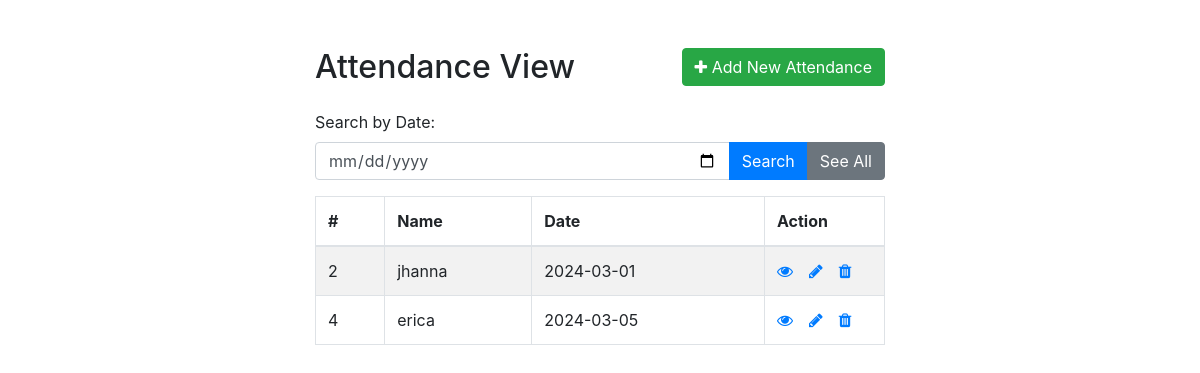
The page /attendance/index.php on the database its author committed.
### tables this page shows
CREATE TABLE `attendance` (
  `id` int(225) NOT NULL,
  `name` varchar(225) NOT NULL,
  `date` date NOT NULL
);

### attendance/index.php (the view, shortened to what this page needs)
<!DOCTYPE html>
<html lang="en">
<head>
    <link rel="stylesheet" href="https://stackpath.bootstrapcdn.com/bootstrap/4.5.2/css/bootstrap.min.css">
    <link rel="stylesheet" href="https://maxcdn.bootstrapcdn.com/font-awesome/4.7.0/css/font-awesome.min.css">
</head>
<body>
    <div class="wrapper">
        <div class="container-fluid">
            <div class="row">
                <div class="col-md-12">
                    <div class="mt-5 mb-3 clearfix">
                        <h2 class="pull-left">Attendance View</h2>
                        <a href="create.php" class="btn btn-success pull-right"><i class="fa fa-plus"></i> Add New Attendance</a>
                    </div>
                    <form action="<?php echo htmlspecialchars($_SERVER["PHP_SELF"]); ?>" method="GET">
                        <div class="form-group">
                            <label for="searchDate">Search by Date:</label>
                            <div class="input-group">
                                <input type="date" name="searchDate" class="form-control">
                                <div class="input-group-append">
                                    <button class="btn btn-primary" type="submit">Search</button>
                                    <a href="index.php" class="btn btn-secondary">See All</a>
                                </div>
                            </div>
                        </div>
                    </form>
                    <?php
                    require_once "config.php";
                    $sql = "SELECT * FROM attendance";
                    if($result = mysqli_query($link, $sql)){
                        if(mysqli_num_rows($result) > 0){
                            echo '<table class="table table-bordered table-striped">';
                                echo "<thead>";
                                    echo "<tr>";
                                        echo "<th>#</th>";
                                        echo "<th>Name</th>";
                                        echo "<th>Date</th>";
                                        echo "<th>Action</th>";
                                    echo "</tr>";
                                echo "</thead>";
                                echo "<tbody>";
                                while($row = mysqli_fetch_array($result)){
                                    echo "<tr>";
                                        echo "<td>" . $row['id'] . "</td>";
                                        echo "<td>" . $row['name'] . "</td>";
                                        echo "<td>" . $row['date'] . "</td>";
                                        echo "<td>";
                                            echo '<a href="read.php?id='. $row['id'] .'" class="mr-3" title="View Record" data-toggle="tooltip"><span class="fa fa-eye"></span></a>';
                                            echo '<a href="update.php?id='. $row['id'] .'" class="mr-3" title="Update Record" data-toggle="tooltip"><span class="fa fa-pencil"></span></a>';
                                            echo '<a href="delete.php?id='. $row['id'] .'" title="Delete Record" data-toggle="tooltip"><span class="fa fa-trash"></span></a>';
                                        echo "</td>";
                                    echo "</tr>";
                                }
                                echo "</tbody>";
                            echo "</table>";
                        } else{
                            echo '<div class="alert alert-danger"><em>No records were found.</em></div>';
                        }
                    } else{
                        echo "Oops! Something went wrong. Please try again later.";
                    }
                    ?>
                </div>
            </div>
        </div>
    </div>
</body>
</html>

### attendance/index.php (style rules this page uses)
.wrapper { width: 600px; margin: 0 auto; }
table tr td:last-child { width: 120px; }

### rows shown on the page
attendance: id "2", name "jhanna", date "2024-03-01"
attendance: id "4", name "erica", date "2024-03-05"
